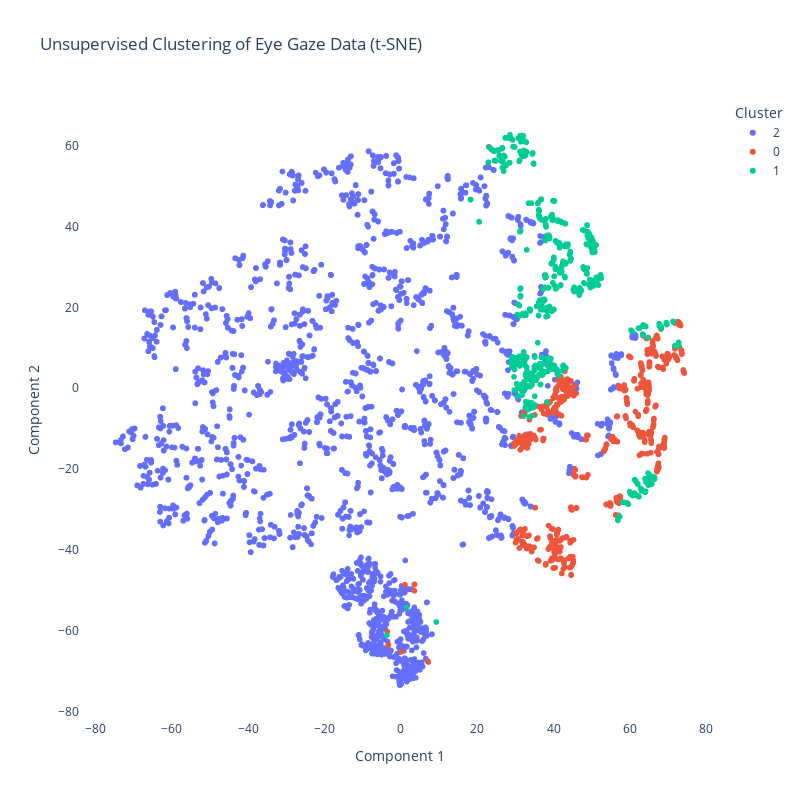

The code cell stored with this chart in its notebook:
### Code cell
# Standardize features
scaler = StandardScaler()
X_scaled = scaler.fit_transform(X)

# Perform unsupervised clustering
kmeans = KMeans(n_clusters=3, random_state=50).fit(X_scaled)
cluster_labels = kmeans.labels_

# Reduce dimension to 2D for visualization using t-SNE
tsne = TSNE(n_components=2, random_state=50, perplexity=50)
X_2d = tsne.fit_transform(X_scaled)

# Prepare DataFrame for Plotly
df = pd.DataFrame(X_2d, columns=["Component 1", "Component 2"])
df["Cluster"] = cluster_labels.astype(str)
df["Ground Truth"] = y_true

fig1 = px.scatter(
    df,
    x="Component 1",
    y="Component 2",
    color="Cluster",
    title="Unsupervised Clustering of Eye Gaze Data (t-SNE)",
    width=800,
    height=800,
)
# Remove background color
fig1.update_layout(plot_bgcolor="white", paper_bgcolor="white")
fig1.show()

### Figure 1 — Plotly figure (JSON) as saved in the notebook; plotly's stock layout.template omitted (floating-point values rounded to 4 significant figures; data arrays with more than 128 entries replaced by an {"elided": "..."} marker saying what was removed)
{"data": [{"hovertemplate": "Cluster=2<br>Component 1=%{x}<br>Component 2=%{y}<extra></extra>", "legendgroup": "2", "marker": {"color": "#636efa", "symbol": "circle"}, "mode": "markers", "name": "2", "showlegend": true, "type": "scattergl", "x": {"elided": "4903 float values"}, "xaxis": "x", "y": {"elided": "4903 float values"}, "yaxis": "y"}, {"hovertemplate": "Cluster=0<br>Component 1=%{x}<br>Component 2=%{y}<extra></extra>", "legendgroup": "0", "marker": {"color": "#EF553B", "symbol": "circle"}, "mode": "markers", "name": "0", "showlegend": true, "type": "scattergl", "x": {"elided": "790 float values"}, "xaxis": "x", "y": {"elided": "790 float values"}, "yaxis": "y"}, {"hovertemplate": "Cluster=1<br>Component 1=%{x}<br>Component 2=%{y}<extra></extra>", "legendgroup": "1", "marker": {"color": "#00cc96", "symbol": "circle"}, "mode": "markers", "name": "1", "showlegend": true, "type": "scattergl", "x": {"elided": "792 float values"}, "xaxis": "x", "y": {"elided": "792 float values"}, "yaxis": "y"}], "layout": {"height": 800, "legend": {"title": {"text": "Cluster"}, "tracegroupgap": 0}, "paper_bgcolor": "white", "plot_bgcolor": "white", "title": {"text": "Unsupervised Clustering of Eye Gaze Data (t-SNE)"}, "width": 800, "xaxis": {"anchor": "y", "domain": [0, 1], "title": {"text": "Component 1"}}, "yaxis": {"anchor": "x", "domain": [0, 1], "title": {"text": "Component 2"}}}}
